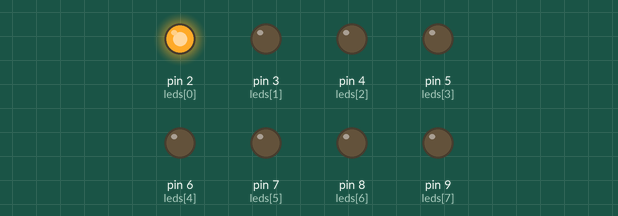
Bench run of a sketch on a simulated Arduino Uno, built with avr-gcc and run on an emulated ATmega328P. On the bench: output pins drawn as LEDs (lit = HIGH).

Above: at 0.2 s.
At 1.2 s:
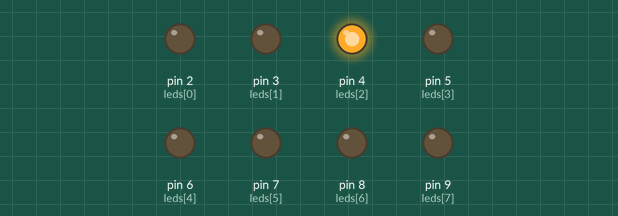
At 1.7 s:
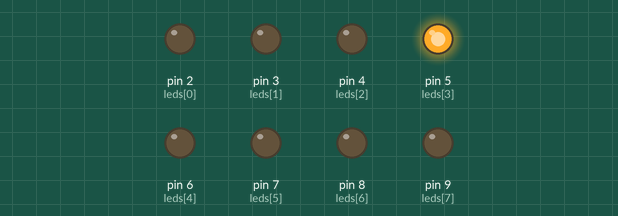
At 2.2 s:
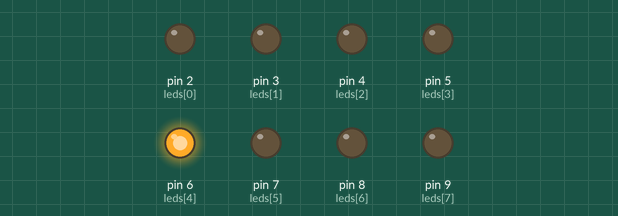
At 3.2 s:
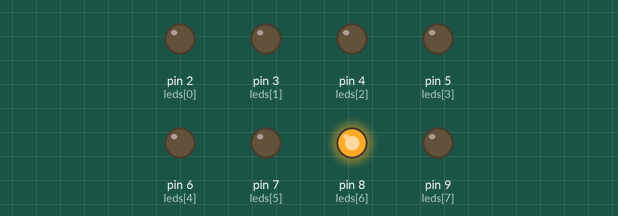
At 4.7 s:
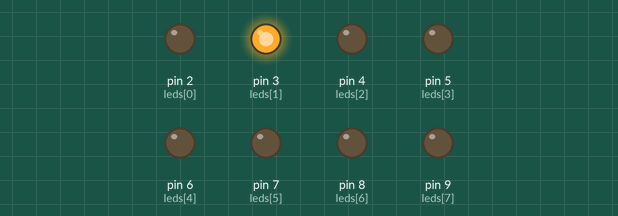
Timing chart, 0 to 5.2 s (numbered marks = the images above):
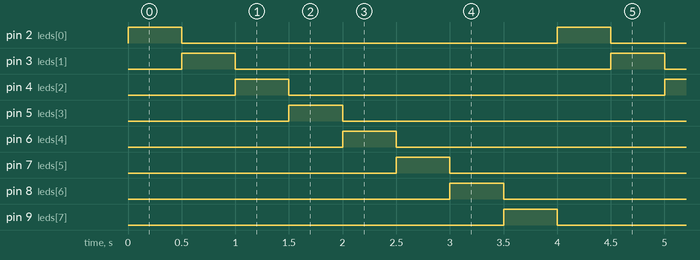

The sketch:

prueba_leds.ino
```cpp
int leds [8] = {2, 3, 4, 5, 6, 7, 8, 9};

void setup() {
    for(int i = 0; i < 8; i++){
        pinMode(leds[i], OUTPUT);
    }
    Serial.begin(9600);
}

int i = 0;
void loop() {
    limpiar();
    digitalWrite(leds[i], 1);
    i += 1;
    if(i == 8)
        i = 0;
    delay(500);
}

void limpiar(){
  for(int i = 0; i < 8; i++){
    digitalWrite(leds[i], 0);
  }
}
```

Measured:
- by itself, pin 2 (leds[0]), pin 3 (leds[1]), pin 4 (leds[2]), pin 5 (leds[3]), pin 6 (leds[4]), pin 7 (leds[5]), pin 8 (leds[6]), pin 9 (leds[7]): alternates HIGH for 0.50 s and LOW for 3.5 s
- by itself, everything shown: repeats every 4.0 s, in 8 steps
